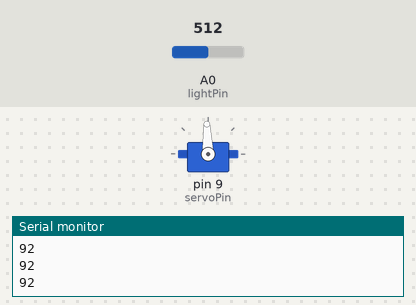
Bench run of a sketch on a simulated Arduino Uno, built with avr-gcc and run on an emulated ATmega328P. Shown: servo, the last lines printed to the serial monitor. The test bench sets the inputs (shaded band); at power-on: A0 (lightPin) = 512.

Above: at 1.3 s.
1.4 s: A0 (lightPin) set to 716
At 2.1 s:
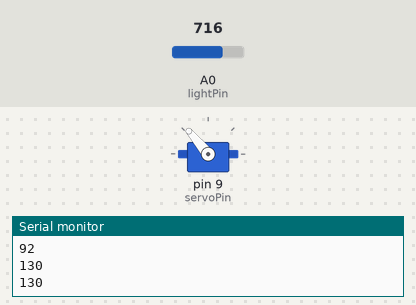
3.0 s: A0 (lightPin) set to 900
At 3.3 s:
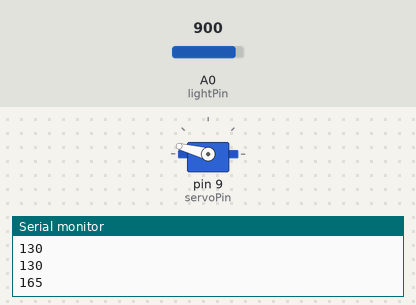
4.5 s: A0 (lightPin) set to 1023
At 5.6 s:
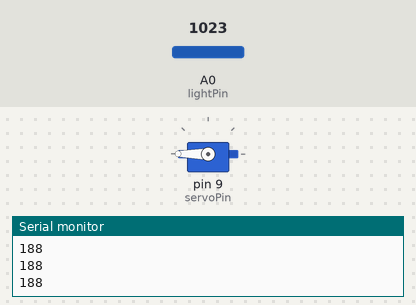
6.0 s: A0 (lightPin) set to 306
At 6.9 s:
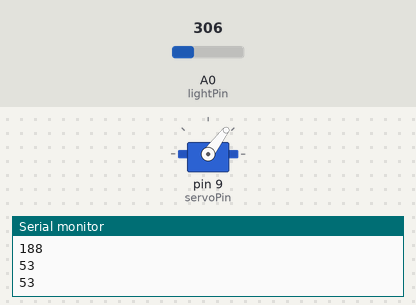
7.5 s: A0 (lightPin) set to 122
At 8.0 s:
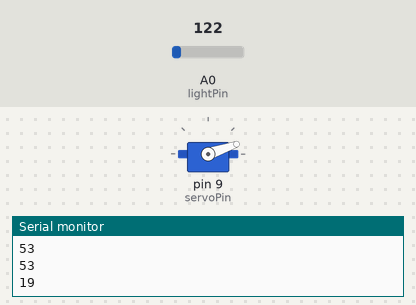
9.0 s: A0 (lightPin) set to 511
At 10.4 s:
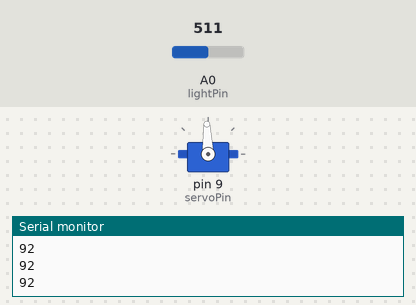
Timing chart, 0 to 11.5 s (numbered marks = the images above; inputs shaded):
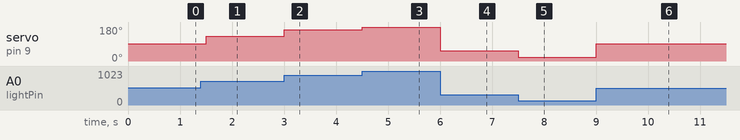

The sketch:

servoPhoto.ino
```cpp
#include <Servo.h>
int lightPin=A0;
int lightVal;
int servoPin=9;
int servoPos;
int dt=500;
Servo lightServo;
void setup(){
  lightServo.attach(servoPin);
  pinMode(lightPin,INPUT);
  Serial.begin(9600);
}
void loop(){
  lightVal=analogRead(lightPin);
  servoPos=(3./16.)*lightVal-3.75;
  Serial.println(servoPos);
  lightServo.write(servoPos);
  delay(dt);
}
```

Measured:
- after the input at 1.4 s, servo on pin 9 (servoPin): 92° → 130° after 0.10 s
- after the input at 3.0 s, servo on pin 9 (servoPin): 130° → 165° at once
- after the input at 4.5 s, servo on pin 9 (servoPin): 165° → 180° at once
- after the input at 6.0 s, servo on pin 9 (servoPin): 180° → 53° at once
- after the input at 7.5 s, servo on pin 9 (servoPin): 53° → 19° at once
- after the input at 9.0 s, servo on pin 9 (servoPin): 19° → 92° at once
